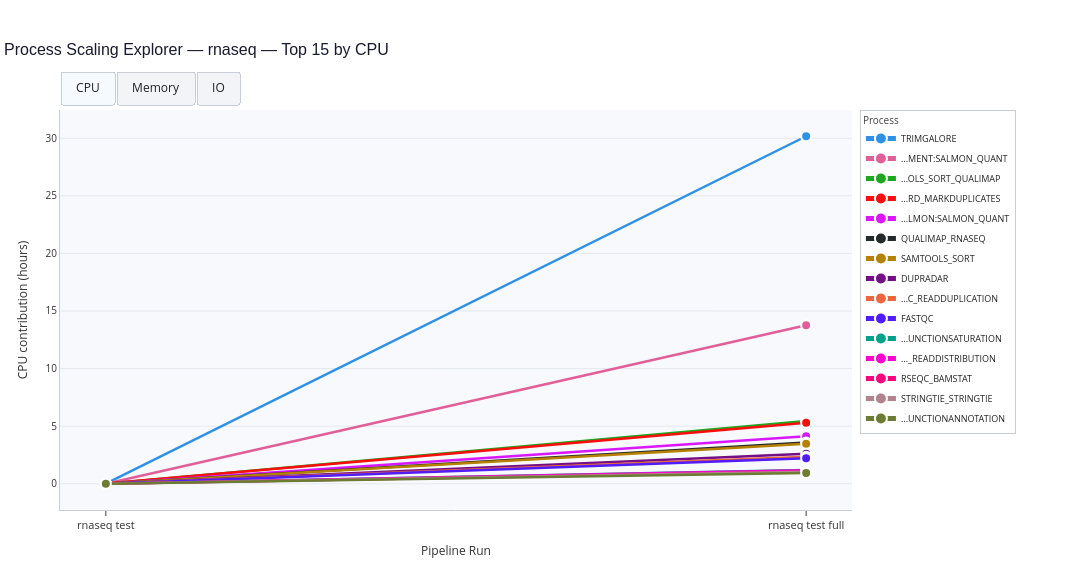

The code cell stored with this chart in its notebook:
### Markdown cell above
### 4.3 Process Scaling Explorer (Interactive)

Scaling curves per process for the top contributors per resource type.
Use buttons to switch between CPU, Memory, and I/O views.
Click processes in the legend to show/hide them.

### Code cell
TOP_PROCESSES_PER_RESOURCE = 15


def create_scaling_explorer(group_name):
    """Create interactive process scaling explorer for a specific comparison group."""
    # Filter to only consistent processes of this group
    group_process_df = process_df[
        (process_df["group"] == group_name) & (process_df["is_consistent"])
    ].copy()

    if group_process_df.empty:
        print(f"No consistent processes found for {group_name}")
        return

    # Get the run labels for this group
    group_run_df = run_summary_df[run_summary_df["group"] == group_name]
    group_labels_list = group_run_df["label"].tolist()

    # Add converted columns
    long_df = group_process_df.copy()
    long_df["run_label"] = long_df["label"]

    run_order = {lbl: i for i, lbl in enumerate(group_labels_list)}
    long_df["run_idx"] = long_df["run_label"].map(run_order)

    # Identify top processes per resource
    top_cpu = (
        long_df.groupby("process")["cpu_h"]
        .sum()
        .nlargest(TOP_PROCESSES_PER_RESOURCE)
        .index.tolist()
    )
    top_mem = (
        long_df.groupby("process")["memory_h"]
        .sum()
        .nlargest(TOP_PROCESSES_PER_RESOURCE)
        .index.tolist()
    )
    top_io = (
        long_df.groupby("process")["io_h"]
        .sum()
        .nlargest(TOP_PROCESSES_PER_RESOURCE)
        .index.tolist()
    )

    # Assign stable colors
    import plotly.colors

    palette = plotly.colors.qualitative.Dark24 + plotly.colors.qualitative.Light24
    all_procs = list(dict.fromkeys(top_cpu + top_mem + top_io))
    proc_color = {p: palette[i % len(palette)] for i, p in enumerate(all_procs)}

    # Build display name lookup
    proc_display = {}
    for proc in all_procs:
        row = long_df[long_df["process"] == proc]
        if not row.empty:
            proc_display[proc] = row["process_display"].iloc[0]

    resource_config = [
        ("CPU", top_cpu, "cpu_h", "CPU contribution (hours)"),
        ("Memory", top_mem, "memory_h", "Memory contribution (hours)"),
        ("IO", top_io, "io_h", "I/O contribution (hours)"),
    ]

    fig = go.Figure()
    trace_ranges = {}

    for resource, procs, metric, _ in resource_config:
        start = len(fig.data)
        is_first_resource = resource == "CPU"
        legend_shown_for_resource = set()

        for proc in procs:
            subset = long_df[long_df["process"] == proc].sort_values("run_idx")
            if subset.empty:
                continue

            display_name = proc_display.get(proc, proc)
            color = proc_color.get(proc, "#888888")

            show_in_legend = display_name not in legend_shown_for_resource
            if show_in_legend:
                legend_shown_for_resource.add(display_name)

            customdata = [
                [row.cpu_h, row.memory_h, row.io_h, row.run_label]
                for row in subset.itertuples()
            ]

            rc = RESOURCE_CONFIG["CPU"]["color"]
            mc = RESOURCE_CONFIG["Memory"]["color"]
            ic = RESOURCE_CONFIG["IO"]["color"]

            hovertemplate = (
                f"<b>{display_name}</b><br>"
                "<i>%{customdata[3]}</i><br><br>"
                f"<b style='color:{rc}'>CPU</b>      %{{customdata[0]:.3f}} h<br>"
                f"<b style='color:{mc}'>Memory</b>   %{{customdata[1]:.3f}} h<br>"
                f"<b style='color:{ic}'>IO</b>      %{{customdata[2]:.3f}} h<br>"
                "<extra></extra>"
            )

            fig.add_trace(
                go.Scatter(
                    x=subset["run_label"].tolist(),
                    y=subset[metric].tolist(),
                    mode="lines+markers",
                    name=display_name,
                    legendgroup=f"{resource}_{display_name}",
                    showlegend=show_in_legend,
                    customdata=customdata,
                    hovertemplate=hovertemplate,
                    marker=dict(
                        size=10,
                        color=color,
                        line=dict(width=2, color="white"),
                        symbol="circle",
                    ),
                    line=dict(width=2.5, color=color),
                    visible=is_first_resource,
                )
            )

        trace_ranges[resource] = (start, len(fig.data))

    total_traces = len(fig.data)

    def vis_list(active_resource):
        result = [False] * total_traces
        s, e = trace_ranges[active_resource]
        for i in range(s, e):
            result[i] = True
        return result

    buttons = [
        dict(
            label=f" {res} ",
            method="update",
            args=[
                {"visible": vis_list(res)},
                {
                    "yaxis.title.text": ytitle,
                    "title.text": f"Process Scaling Explorer — {group_name} — Top {TOP_PROCESSES_PER_RESOURCE} by {res}",
                },
            ],
        )
        for res, _, _, ytitle in resource_config
    ]

    fig.update_layout(
        title=dict(
            text=f"Process Scaling Explorer — {group_name} — Top {TOP_PROCESSES_PER_RESOURCE} by CPU",
            font=dict(size=16, color="#1a1a2e", family="sans-serif"),
            x=0,
            xanchor="left",
            pad=dict(l=4, b=10),
        ),
        updatemenus=[
            dict(
                type="buttons",
                direction="right",
                x=0.0,
                xanchor="left",
                y=1.0,
                yanchor="bottom",
                pad=dict(r=6, t=6, b=6),
                buttons=buttons,
                showactive=True,
                bgcolor="#f2f4f8",
                bordercolor="#c8cdd6",
                borderwidth=1,
                font=dict(size=12, color="#222"),
                active=0,
            )
        ],
        xaxis=dict(
            title=dict(text="Pipeline Run", font=dict(size=12, color="#333")),
            tickfont=dict(size=11, color="#333"),
            showgrid=False,
            linecolor="#c8cdd6",
            linewidth=1,
            showline=True,
            ticks="outside",
            ticklen=5,
        ),
        yaxis=dict(
            title=dict(
                text="CPU contribution (hours)", font=dict(size=12, color="#333")
            ),
            tickfont=dict(size=10, color="#333"),
            gridcolor="#e4e9f0",
            gridwidth=1,
            zeroline=False,
            linecolor="#c8cdd6",
            linewidth=1,
            showline=True,
        ),
        hovermode="closest",
        hoverlabel=dict(
            bgcolor="#e8edf3",
            bordercolor="#c8cdd6",
            font=dict(size=11, color="#2d3436"),
            namelength=0,
        ),
        height=580,
        width=1100,
        plot_bgcolor="#f7f9fc",
        paper_bgcolor="white",
        legend=dict(
            title=dict(text="Process", font=dict(size=10, color="#444")),
            font=dict(size=9, color="#222"),
            bgcolor="rgba(255,255,255,0.97)",
            bordercolor="#c8cdd6",
            borderwidth=1,
            groupclick="togglegroup",
            itemsizing="constant",
            tracegroupgap=1,
            x=1.01,
            xanchor="left",
            y=1,
            yanchor="top",
        ),
        margin=dict(t=110, r=240, l=60, b=70),
    )

    fig.show()


if len(comparison_groups) > 1:
    interact(
        create_scaling_explorer,
        group_name=Dropdown(options=comparison_groups.keys(), description="Group:"),
    )
else:
    create_scaling_explorer(list(comparison_groups.keys())[0])
